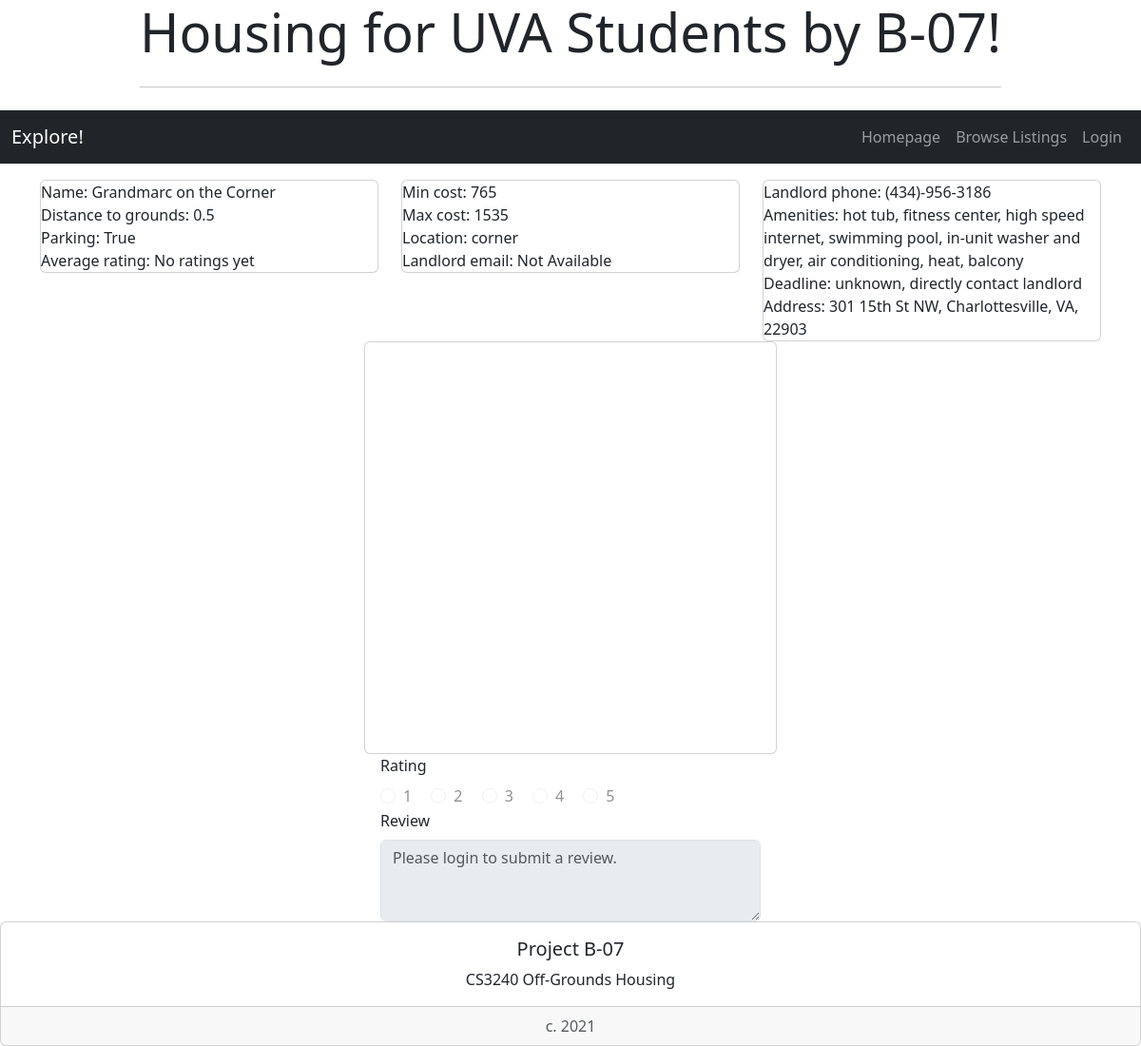
Page /housing/11/ on the earlier database version.
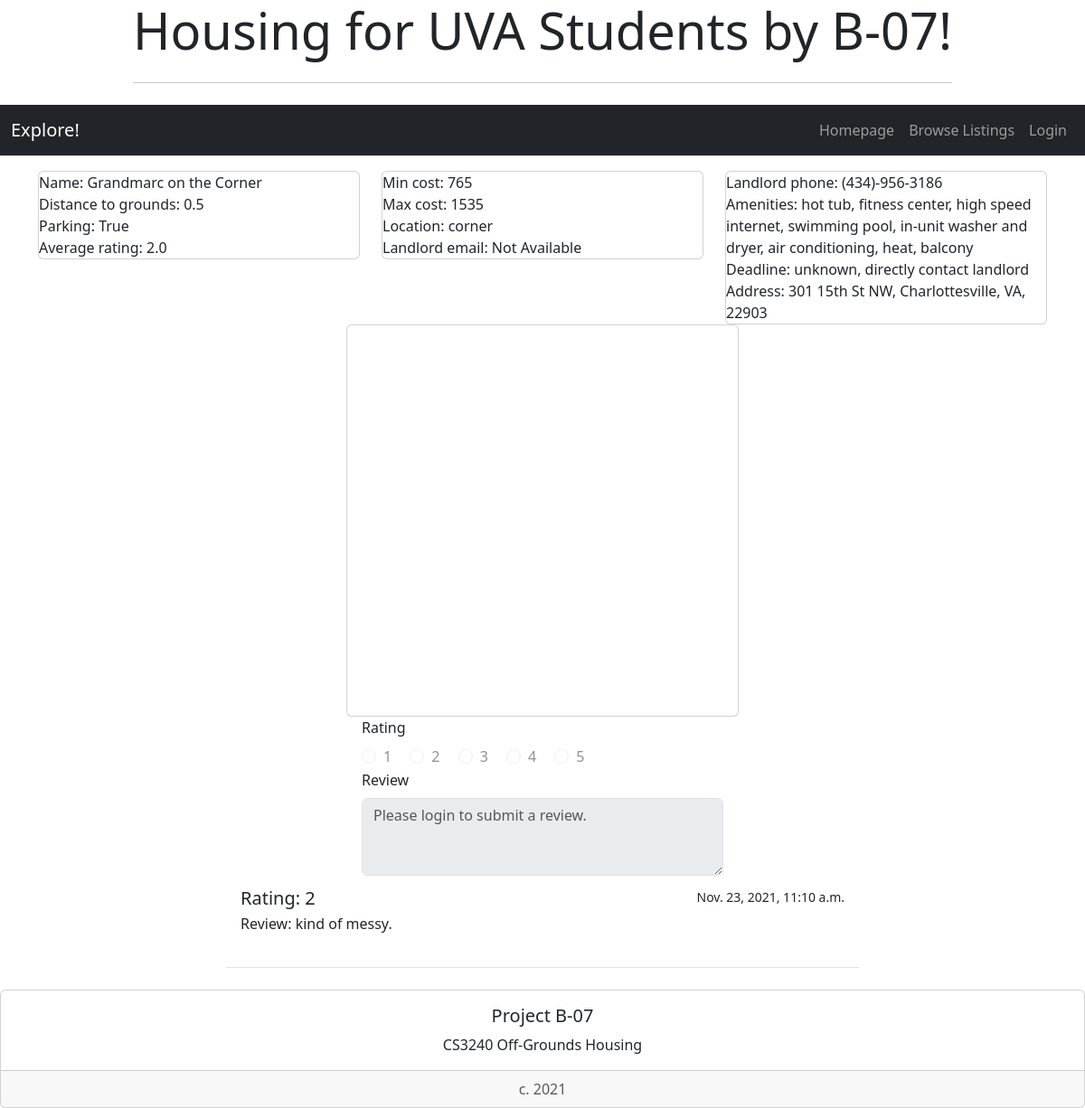
Same page on the later database version.
### housing/models.py (models this page shows, shortened)
class StudentHousing(models.Model):
    name = models.CharField(max_length=200)
    distToGrounds = models.FloatField(default=0)
    parking = models.BooleanField()
    minCost = models.IntegerField(default=0)
    maxCost = models.IntegerField(default=0)
    location = models.TextField(max_length=200, null=True)
    landlordEmail = models.CharField(max_length=200, null=True)
    landlordPhone = models.CharField(max_length=200, null=True)
    amenities = models.TextField(max_length=200, null=True)
    deadline = models.CharField(max_length=200, null=True)
    averageRating = models.FloatField(default=0)
    address = models.TextField(max_length=200, null=True)
    image = models.ImageField(blank=True, null=True) #makes it optional to include an image
    lat = models.FloatField(blank=True, null=True) #leave blank
    long = models.FloatField(blank=True, null=True) #leave blank

class Review(models.Model):
    house = models.ForeignKey(StudentHousing, on_delete=models.CASCADE)
    rating = models.IntegerField(default=0)
    comment = models.TextField(max_length=200, default="")
    pub_date = models.DateTimeField('date published')

### housing/views.py (the view)
# urls.py: path('<int:pk>/', views.DetailView.as_view(), name='detail'),
class DetailView(generic.DetailView):
    model = StudentHousing
    template_name = 'housing/studentHousingOption.html'
    def get_queryset(self):
        return StudentHousing.objects

### housing/templates/housing/studentHousingOption.html (shortened to what this page needs)
<!doctype html>
<link href='https://api.mapbox.com/mapbox-gl-js/v2.3.1/mapbox-gl.css' rel='stylesheet' /> {% load bootstrap5 %} {% bootstrap_css %} {% bootstrap_javascript %} {% load socialaccount %}
<div class="container">
    <div class="col d-flex justify-content-center">
        <div class="jumbotron">
            <h1 class="display-4">Housing for UVA Students by B-07!</h1>
            <hr class="my-4">
        </div>
    </div>
</div>
<nav class="navbar navbar-expand-lg navbar-dark bg-dark border-bottom box-shadow mb-3">
    <div class="container-fluid">
        <a class="navbar-brand">Explore!</a>
        <div class="collapse navbar-collapse justify-content-end" id="navbarNav">
            <ul class="navbar-nav">
                <li class="nav-item">
                    <a class="nav-link" href="{% url 'index' %}">Homepage</a>
                </li>
                <li class="nav-item">
                    <a class="nav-link" href="{% url 'housing:studentHousingList' %}">Browse Listings</a>
                </li>
                {% if user.is_authenticated %}
                <li class="nav-item">
                    <a class="nav-link" href="{% url 'housing:logout' %}">Logout</a>
                </li>
                <li class="nav-item dropdown">
                    <a class="nav-link dropdown-toggle" data-bs-toggle="dropdown" href="#" role="button" id="dropdownMenuLink" aria-haspopup="true" aria-expanded="false">Account</a>
                    <div class="dropdown-menu" aria-labelledby="dropdownMenuLink">
                        <a class="dropdown-item nav-link" href="{% url 'housing:review_list' %}">Manage comments</a>
                    </div>
                </li>
                <li class="nav-item">
                    <a class="nav-link" href="{% url 'housing:submission' %}">Suggest a Listing</a>
                </li>
                {% else %}
                <li class="nav-item">
                    <a class="nav-link" href="{% provider_login_url 'google' %}">Login</a>
                </li>
                {% endif %}
            </ul>
        </div>
    </div>
</nav>
{% if studenthousing %}
<div class="container">
    <div class="row">
      <div class="col-4">
        <div class="card">
            <li class="list-group-item">Name: {{ studenthousing.name }}</li>
            <li class="list-group-item">Distance to grounds: {{ studenthousing.distToGrounds }}</li>
            <li class="list-group-item">Parking: {{ studenthousing.parking }}</li>
           {% if studenthousing.averageRating == 0.0 %}
            <li class="list-group-item">Average rating: No ratings yet</li>
           {% else %}
            <li class="list-group-item">Average rating: {{ studenthousing.averageRating }}</li>
            {% endif %}
        </div>
      </div>
      <div class="col-4">
        <div class="card">
            <li class="list-group-item">Min cost: {{ studenthousing.minCost }}</li>
            <li class="list-group-item">Max cost: {{ studenthousing.maxCost }}</li>
            <li class="list-group-item">Location: {{ studenthousing.location }}</li>
            <li class="list-group-item">Landlord email: {{ studenthousing.landlordEmail }}</li>
        </div>
      </div>
      <div class="col-4">
        <div class="card">
            <li class="list-group-item">Landlord phone: {{ studenthousing.landlordPhone }}</li>
            <li class="list-group-item">Amenities: {{ studenthousing.amenities }}</li>
            <li class="list-group-item">Deadline: {{ studenthousing.deadline }}</li>
            <li class="list-group-item">Address: {{ studenthousing.address }}</li>
        </div>
      </div>
    </div>
  </div>
    <div class="col d-flex justify-content-center">
        <div class="card" >
            <div class="card-body">
                <div id='map' style='width: 400px; height: 400px; margin: auto'></div>
            </div>
        </div>
    </div>
{% else %}
    <p>No housing details are available.</p>
{% endif %}
{% if studenthousing %}
            <form action="{% url 'housing:review_submit' studenthousing.id %}" method="post">
                {% if user.is_authenticated %}
                <label for="FieldSet1" class="form-label col-md-4 offset-md-4">Rating</label>
                <fieldset id="FieldSet1" class="col-md-4 offset-md-4">
                    <div class="form-check form-check-inline">
                    <input class="form-check-input" type="radio" name="rating" id="inlineRadio1" value="1">
                    <label class="form-check-label" for="inlineRadio1">1</label>
                    </div>
                    <div class="form-check form-check-inline">
                    <input class="form-check-input" type="radio" name="rating" id="inlineRadio2" value="2">
                    <label class="form-check-label" for="inlineRadio2">2</label>
                    </div>
                    <div class="form-check form-check-inline">
                    <input class="form-check-input" type="radio" name="rating" id="inlineRadio3" value="3">
                    <label class="form-check-label" for="inlineRadio3">3</label>
                    </div>
                    <div class="form-check form-check-inline">
                    <input class="form-check-input" type="radio" name="rating" id="inlineRadio4" value="4">
                    <label class="form-check-label" for="inlineRadio4">4</label>
                    </div>
                    <div class="form-check form-check-inline">
                    <input class="form-check-input" type="radio" name="rating" id="inlineRadio5" value="5">
                    <label class="form-check-label" for="inlineRadio5">5</label>
                    </div>
                </fieldset>
                <div class="col-md-4 offset-md-4">
                    <label for="Textarea1" class="form-label">Review</label>
                    <textarea class="form-control w-100" id="Textarea1" name="comment" rows="3" placeholder="Please write your comment here."></textarea>
                    <br>
                    <button class="btn btn-primary col-md-2 offset-md-5" type="submit">Submit</button>
                </div><br>
                {% else %}
                <label for="FieldSet2" class="form-label col-md-4 offset-md-4">Rating</label>
                <fieldset id="FieldSet2" class="col-md-4 offset-md-4">
                    <div class="form-check form-check-inline">
                    <input class="form-check-input" type="radio" name="Rating" id="inlineRadio6" value=1 disabled>
                    <label class="form-check-label" for="inlineRadio6">1</label>
                    </div>
                    <div class="form-check form-check-inline">
                    <input class="form-check-input" type="radio" name="Rating" id="inlineRadio7" value=2 disabled>
                    <label class="form-check-label" for="inlineRadio7">2</label>
                    </div>
                    <div class="form-check form-check-inline">
                    <input class="form-check-input" type="radio" name="Rating" id="inlineRadio8" value=3 disabled>
                    <label class="form-check-label" for="inlineRadio8">3</label>
                    </div>
                    <div class="form-check form-check-inline">
                    <input class="form-check-input" type="radio" name="Rating" id="inlineRadio9" value=4 disabled>
                    <label class="form-check-label" for="inlineRadio9">4</label>
                    </div>
                    <div class="form-check form-check-inline">
                    <input class="form-check-input" type="radio" name="Rating" id="inlineRadio10" value=5 disabled>
                    <label class="form-check-label" for="inlineRadio10">5</label>
                    </div>
                </fieldset>
                <div class="col-md-4 offset-md-4">
                    <label for="Textarea2" class="form-label">Review</label>
                    <textarea class="form-control" id="Textarea2" name="comment" rows="3" placeholder="Please login to submit a review." disabled></textarea>
                </div>
                {% endif %}
            </form>
{% endif %}
<div class="list-group list-group-flush">
    {% for review in studenthousing.review_set.all %}
        <div class="list-group-item" style="margin-left: 250px; margin-right: 250px; margin-top: 5px;">
            <div class="d-flex w-100 justify-content-between">
                <h5 class="mb-1">Rating: {{review.rating}}</h5>
                <small>{{review.pub_date}}</small>
            </div>
            <p class="mb-1">Review: {{review.comment}}<br><br></p>
        </div><br>
    {% endfor %}
</div>
<div style="bottom:0; width:100%" class="card text-center">
    <div class="card-body">
      <h5 class="card-title">Project B-07</h5>
      <p class="card-text">CS3240 Off-Grounds Housing</p>
    </div>
    <div class="card-footer text-muted">
      c. 2021
    </div>
</div>

Differences in the rows shown:
changed StudentHousing "Grandmarc on the Corner": averageRating (not shown) → "2.0"
added Review: rating "2", pub_date "Nov. 23, 2021, 11:10 a.m.", comment "kind of messy."
Other differences:
text no longer shown: "Average rating: No ratings yet"
text now shown: "Average rating:"
